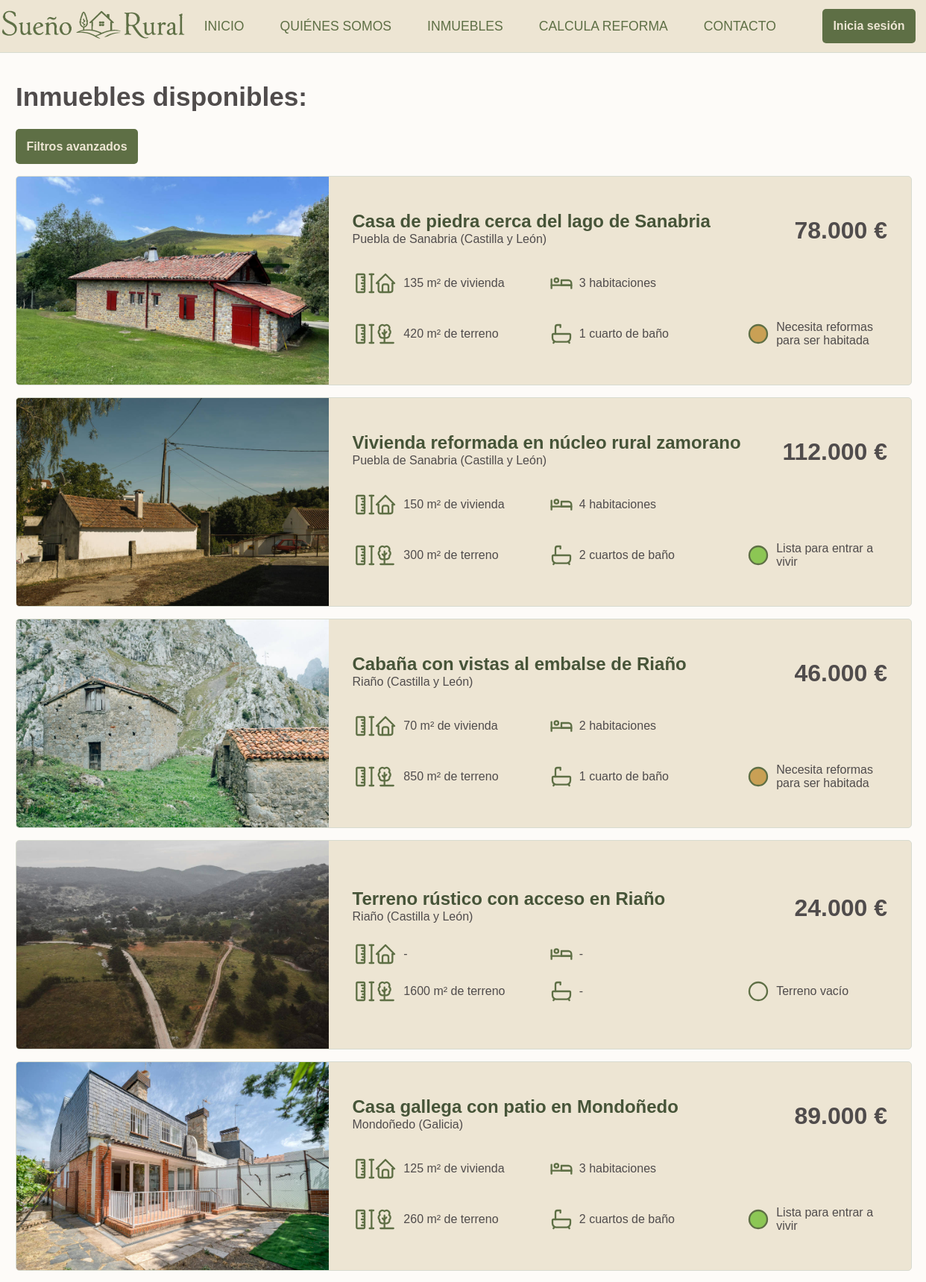
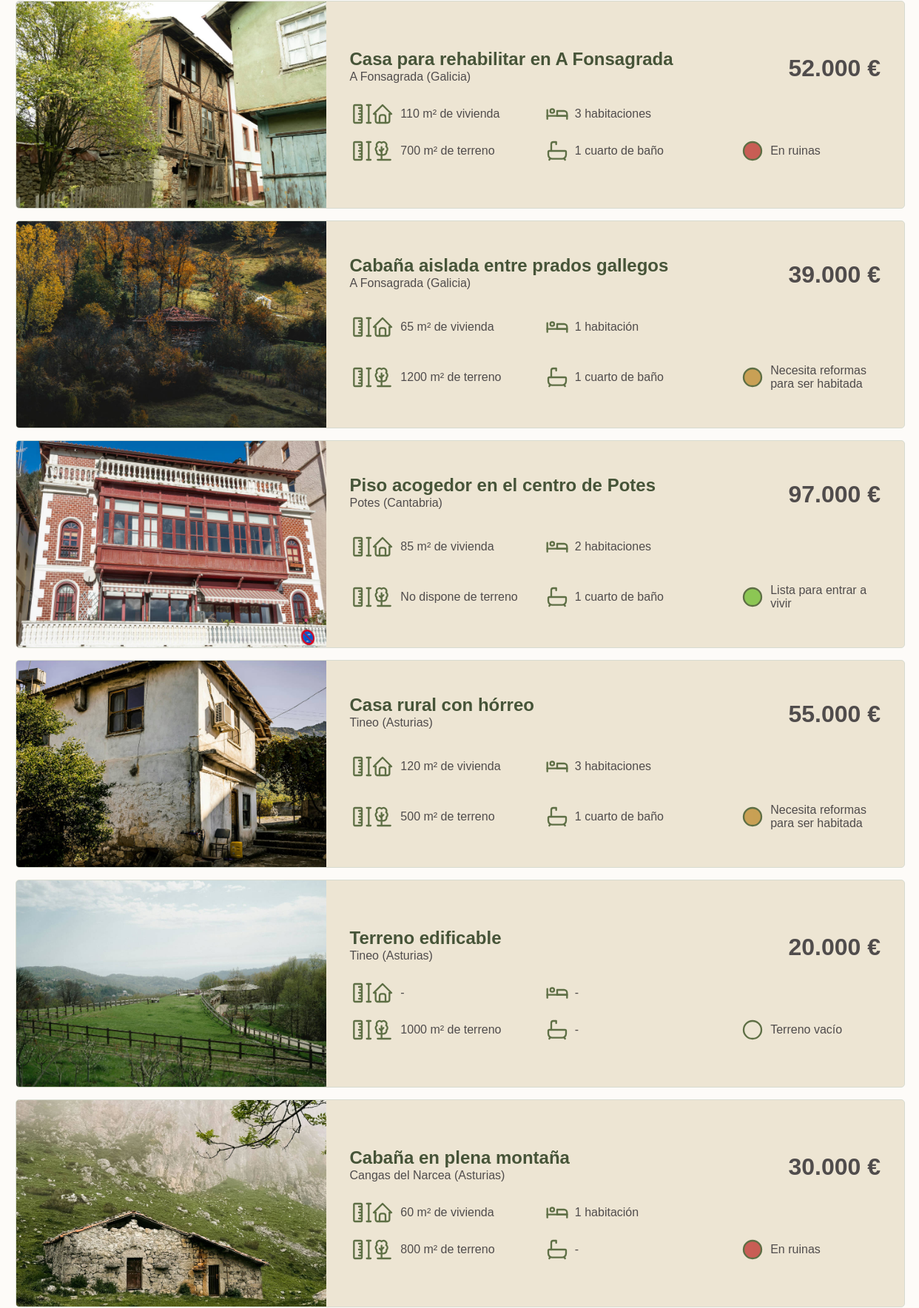
The app's page /lista_inmuebles.php (upper part) with its own data (2 pictures, top to bottom).
### tables this page shows
CREATE TABLE `inmueble` (
  `id_inmueble` int(10) UNSIGNED NOT NULL,
  `tipo_inmueble` enum('casa','terreno','cabana','piso') NOT NULL,
  `titulo_inmueble` varchar(255) NOT NULL,
  `precio_inmueble` int(10) UNSIGNED NOT NULL,
  `metros_vivienda` int(10) UNSIGNED DEFAULT NULL,
  `metros_terreno` int(10) UNSIGNED DEFAULT NULL,
  `estado_inmueble` enum('listo para entrar','necesita reformas','ruina') DEFAULT NULL,
  `latitud_inmueble` decimal(10,7) NOT NULL,
  `longitud_inmueble` decimal(10,7) NOT NULL,
  `descripcion_inmueble` text NOT NULL,
  `id_municipio` int(10) UNSIGNED NOT NULL,
  `agua_inmueble` tinyint(4) NOT NULL DEFAULT 0,
  `electricidad_inmueble` tinyint(4) NOT NULL DEFAULT 0,
  `internet_inmueble` enum('no','basico','alta velocidad') NOT NULL,
  `acceso_inmueble` enum('directo','4 por 4','camino') NOT NULL,
  `saneamiento_inmueble` tinyint(4) NOT NULL DEFAULT 0,
  `fecha_publicacion_inmueble` datetime NOT NULL DEFAULT current_timestamp(),
  `habitaciones_inmueble` int(10) UNSIGNED DEFAULT NULL,
  `banos_inmueble` int(10) UNSIGNED DEFAULT NULL
);

CREATE TABLE `municipio` (
  `id_municipio` int(10) UNSIGNED NOT NULL,
  `region_municipio` varchar(45) NOT NULL,
  `nombre_municipio` varchar(45) NOT NULL,
  `tranquilidad_municipio` int(10) UNSIGNED NOT NULL,
  `descripcion_municipio` text NOT NULL
);

### lista_inmuebles.php (the view, shortened to what this page needs)
<?php
    require_once "conexionBD.php";
    $sql_inmueble = "SELECT i.*, m.region_municipio, m.nombre_municipio, f.url_foto, f.descripcion_foto
    FROM inmueble i JOIN municipio m ON i.id_municipio = m.id_municipio
    LEFT JOIN foto f ON f.id_foto = (
        SELECT MIN(ff.id_foto)
        FROM foto ff
        WHERE ff.id_inmueble = i.id_inmueble
    )
    WHERE 1=1";
    $seleccion = [];
    $sql_inmueble .= " ORDER BY i.fecha_publicacion_inmueble DESC";
    $consulta_inmueble = $conexion->prepare($sql_inmueble);
    $consulta_inmueble->execute($seleccion);
    $inmuebles = $consulta_inmueble->fetchAll();
?>
<!DOCTYPE html>
<html lang="es">
<head>
    <link rel="stylesheet" href="css\styles.css">
</head>
<body>
    <?php require_once "header.php"?>
    <div class="pagina">
        <div class="contenedorInmuebles">
            <h1>Inmuebles disponibles: </h1>
            <button type="button" class="botonFiltros" id="botonFiltros">Filtros avanzados</button>
            <div class="contenedorCards">
                <?php if(count($inmuebles)>0): ?>
                    <?php foreach ($inmuebles as $inmueble): ?>
                        <a href="detalles_inmueble.php?id=<?php echo $inmueble['id_inmueble']; ?>">
                            <div class="card">
                                <div class="fotoCard"><img src="<?php echo htmlspecialchars($inmueble['url_foto'])?>" alt="<?php echo htmlspecialchars($inmueble['descripcion_foto'])?>"></div>
                                <div class="infoCard">
                                    <div class="topCard">
                                        <h3 class="tituloCard"><?php echo htmlspecialchars($inmueble['titulo_inmueble']);?></h3>
                                        <p class="precioCard"><?php echo htmlspecialchars(number_format($inmueble['precio_inmueble'],0,',','.')). ' €'; ?></p>
                                    </div>
                                    <div class="ubicacionCard">
                                        <p class="lugar"><?php echo htmlspecialchars($inmueble['nombre_municipio']) .' ('. htmlspecialchars($inmueble['region_municipio']).')' ; ?></p>
                                    </div>
                                    <div class="datosCard">
                                        <div class="metros-viv">
                                            <svg class="icons" viewBox="0 0 24 24">
                                                <path d="M5 12l-2 0l9 -9l9 9l-2 0"/>
                                                <path d="M5 12v7a2 2 0 0 0 2 2h10a2 2 0 0 0 2 -2v-7"/>
                                                <path d="M9 21v-6a2 2 0 0 1 2 -2h2a2 2 0 0 1 2 2v6"/>
                                            </svg>
                                            <p><?php echo !empty($inmueble['metros_vivienda']) ? htmlspecialchars($inmueble['metros_vivienda']) . ' m² de vivienda' : '-'?></p>
                                        </div>
                                        <div class="metros-terr">
                                            <p><?php echo !empty($inmueble['metros_terreno']) ? htmlspecialchars($inmueble['metros_terreno']) . ' m² de terreno' : 'No dispone de terreno'?></p>
                                        </div>
                                        <div class="num-habitaciones">
                                            <svg class="icons" viewBox="0 0 24 24">
                                                <path d="M7 9m-2 0a2 2 0 1 0 4 0a2 2 0 1 0 -4 0"/>
                                                <path d="M22 17v-3h-20"/>
                                                <path d="M2 8v9"/>
                                                <path d="M12 14h10v-2a3 3 0 0 0 -3 -3h-7v5z"/>
                                            </svg>
                                            <p>
                                                <?php if(!empty($inmueble['habitaciones_inmueble'])){
                                                    $num= $inmueble['habitaciones_inmueble'];
                                                    echo htmlspecialchars($num).' '. ($num==1 ? 'habitación' : 'habitaciones');
                                                } else { echo '-';}?>
                                            </p>
                                        </div>
                                        <div class="num-banos">
                                            <svg class="icons" viewBox="0 0 24 24">
                                                <path d="M4 12h16a1 1 0 0 1 1 1v3a4 4 0 0 1 -4 4h-10a4 4 0 0 1 -4 -4v-3a1 1 0 0 1 1 -1z"/>
                                                <path d="M6 12v-7a2 2 0 0 1 2 -2h3v2.25"/>
                                                <path d="M4 21l1 -1.5"/>
                                                <path d="M20 21l-1 -1.5"/>
                                            </svg>
                                            <p>
                                                <?php if(!empty($inmueble['banos_inmueble'])){
                                                    $num= $inmueble['banos_inmueble'];
                                                    echo htmlspecialchars($num).' '. ($num==1 ? 'cuarto de baño' : 'cuartos de baño');
                                                } else { echo '-';}?>
                                            </p>
                                        </div>
                                        <div class="estado-viv">
                                            <svg class="icons
                                            <?php if($inmueble['tipo_inmueble'] !== 'terreno'){
                                                    $estado_inm= $inmueble['estado_inmueble'];
                                                    if ($estado_inm === 'listo para entrar') {
                                                        echo 'estado-entrar';
                                                    } elseif ($estado_inm === 'necesita reformas'){
                                                        echo 'estado-reformar';
                                                    } else {
                                                        echo 'estado-ruina';
                                                    }
                                            }?>" viewBox="0 0 24 24">
                                                <path d="M12 12m-9 0a9 9 0 1 0 18 0a9 9 0 1 0 -18 0"/>
                                            </svg>
                                            <p>
                                                <?php if($inmueble['tipo_inmueble'] !== 'terreno'){
                                                    $estado_inm= $inmueble['estado_inmueble'];
                                                    if ($estado_inm === 'listo para entrar') {
                                                        echo 'Lista para entrar a vivir';
                                                    } elseif ($estado_inm === 'necesita reformas'){
                                                        echo 'Necesita reformas para ser habitada';
                                                    } else {
                                                        echo 'En ruinas';
                                                    }
                                                } else { echo 'Terreno vacío';}?>
                                            </p>
                                        </div>
                                    </div>
                                </div>
                            </div>
                        </a>
                    <?php endforeach; ?>
                <?php endif; ?>
            </div>
        </div>
    </div>
</body>
</html>

### css/styles.css (style rules this page uses)
html, body { margin: 0; padding: 0; min-height: 100%; }
p, label { color: rgb(80, 76, 76); font-family: Candara, sans-serif; font-size: 1rem; }
body { padding-top: 70px; display: grid; grid-template-rows: 1fr auto; height: calc(100vh - 70px); }
a { text-decoration: none; font-family: Candara, sans-serif; }
h1 { color: rgb(80, 76, 76); font-family: Candara, sans-serif; font-weight: bold; font-size: 2.2rem; }
h2, h3 { color: rgb(70, 84, 56); font-family: Candara, sans-serif; }
.pagina { display: flex; justify-content: center; align-content: center; width: 100%; background: rgb(253, 251, 248); }
button { background-color: rgb(94, 111, 69); color: rgb(237, 229, 211); font-weight: bold; font-size: 1rem; padding: 0.9rem; border-radius: 5px; border: 0; cursor: pointer; align-self: center; font-family: Candara, sans-serif; }
.contenedorInmuebles { width: 1200px; margin: 1rem; }
.contenedorCards { width: 100%; padding-bottom: 0.5rem; }
.card { width: 100%; margin: 1rem 0rem; height: fit-content; background: rgb(237, 229, 211); border: solid 1px rgb(215, 219, 208); border-radius: 5px; display: flex; overflow: hidden; }
.fotoCard { width: 700px; aspect-ratio: 3 / 2; overflow: hidden; }
.fotoCard img { width: 100%; height: 100%; object-fit: cover; }
.infoCard { display: flex; flex-direction: column; justify-content: center; padding: 0.2rem 2rem 1rem 2rem; width: 100%; }
.topCard { display: flex; justify-content: space-between; align-content: center; margin:0; }
.ubicacionCard { margin-top: -4rem; }
.tituloCard { font-size: 1.5rem; }
.precioCard { font-size: 2rem; font-weight: bold; }
.datosCard { display: grid; grid-template-columns: 1.4fr 1.4fr 1fr; grid-template-rows: repeat(2,1fr); grid-template-areas: "viv hab ." "terr banos estado"; }
.metros-viv, .metros-terr, .num-habitaciones, .num-banos, .estado-viv { display: flex; align-self: center; align-items: center; }
.metros-viv { grid-area: viv; }
.metros-terr { grid-area: terr; }
.num-habitaciones { grid-area: hab; }
.num-banos { grid-area: banos; }
.estado-viv { grid-area: estado; display: grid; grid-template-columns: 0.4fr 2fr; }
.datosCard p { margin-left: 0.5rem; }
.icon-rule { width: 32px; height: 32px; fill: none; stroke: rgb(94,111,69); stroke-width: 1.75; stroke-linecap: round; stroke-linejoin: round; margin-right: -0.2rem; }
.icons { width: 32px; height: 32px; fill: none; stroke: rgb(94,111,69); stroke-width: 1.75; stroke-linecap: round; stroke-linejoin: round; }
.estado-entrar { fill:rgba(104, 187, 37, 0.726); }
.estado-reformar { fill: rgba(187, 134, 37, 0.726); }
.estado-ruina { fill: rgba(187, 42, 37, 0.726); }

### records on screen
inmueble: shows a picture, titulo_inmueble "Casa de piedra cerca del lago de Sanabria", precio_inmueble "78.000", id_municipio.nombre_municipio "Puebla de Sanabria", id_municipio.region_municipio "Castilla y León", metros_vivienda "135", metros_terreno "420", habitaciones_inmueble "3", banos_inmueble "1", shows "cuarto de baño", tipo_inmueble "Necesita reformas para ser habitada"
inmueble: shows a picture, titulo_inmueble "Vivienda reformada en núcleo rural zamorano", precio_inmueble "112.000", id_municipio.nombre_municipio "Puebla de Sanabria", id_municipio.region_municipio "Castilla y León", metros_vivienda "150", metros_terreno "300", habitaciones_inmueble "4", banos_inmueble "2", shows "cuartos de baño", tipo_inmueble "Lista para entrar a vivir"
inmueble: shows a picture, titulo_inmueble "Cabaña con vistas al embalse de Riaño", precio_inmueble "46.000", id_municipio.nombre_municipio "Riaño", id_municipio.region_municipio "Castilla y León", metros_vivienda "70", metros_terreno "850", habitaciones_inmueble "2", banos_inmueble "1", shows "cuarto de baño", tipo_inmueble "Necesita reformas para ser habitada"
inmueble: shows a picture, titulo_inmueble "Terreno rústico con acceso en Riaño", precio_inmueble "24.000", id_municipio.nombre_municipio "Riaño", id_municipio.region_municipio "Castilla y León", metros_terreno "1600", tipo_inmueble "Terreno vacío"
inmueble: shows a picture, titulo_inmueble "Casa gallega con patio en Mondoñedo", precio_inmueble "89.000", id_municipio.nombre_municipio "Mondoñedo", id_municipio.region_municipio "Galicia", metros_vivienda "125", metros_terreno "260", habitaciones_inmueble "3", banos_inmueble "2", shows "cuartos de baño", tipo_inmueble "Lista para entrar a vivir"
inmueble: shows a picture, titulo_inmueble "Casa para rehabilitar en A Fonsagrada", precio_inmueble "52.000", id_municipio.nombre_municipio "A Fonsagrada", id_municipio.region_municipio "Galicia", metros_vivienda "110", metros_terreno "700", habitaciones_inmueble "3", banos_inmueble "1", shows "cuarto de baño", tipo_inmueble "En ruinas"
inmueble: shows a picture, titulo_inmueble "Cabaña aislada entre prados gallegos", precio_inmueble "39.000", id_municipio.nombre_municipio "A Fonsagrada", id_municipio.region_municipio "Galicia", metros_vivienda "65", metros_terreno "1200", habitaciones_inmueble "1", shows "habitación", banos_inmueble "1", shows "cuarto de baño", tipo_inmueble "Necesita reformas para ser habitada"
inmueble: shows a picture, titulo_inmueble "Piso acogedor en el centro de Potes", precio_inmueble "97.000", id_municipio.nombre_municipio "Potes", id_municipio.region_municipio "Cantabria", metros_vivienda "85", shows "No dispone de terreno", habitaciones_inmueble "2", banos_inmueble "1", shows "cuarto de baño", tipo_inmueble "Lista para entrar a vivir"
inmueble: shows a picture, titulo_inmueble "Casa rural con hórreo", precio_inmueble "55.000", id_municipio.nombre_municipio "Tineo", id_municipio.region_municipio "Asturias", metros_vivienda "120", metros_terreno "500", habitaciones_inmueble "3", banos_inmueble "1", shows "cuarto de baño", tipo_inmueble "Necesita reformas para ser habitada"
inmueble: shows a picture, titulo_inmueble "Terreno edificable", precio_inmueble "20.000", id_municipio.nombre_municipio "Tineo", id_municipio.region_municipio "Asturias", metros_terreno "1000", tipo_inmueble "Terreno vacío"
inmueble: shows a picture, titulo_inmueble "Cabaña en plena montaña", precio_inmueble "30.000", id_municipio.nombre_municipio "Cangas del Narcea", id_municipio.region_municipio "Asturias", metros_vivienda "60", metros_terreno "800", habitaciones_inmueble "1", shows "habitación", tipo_inmueble "En ruinas"
